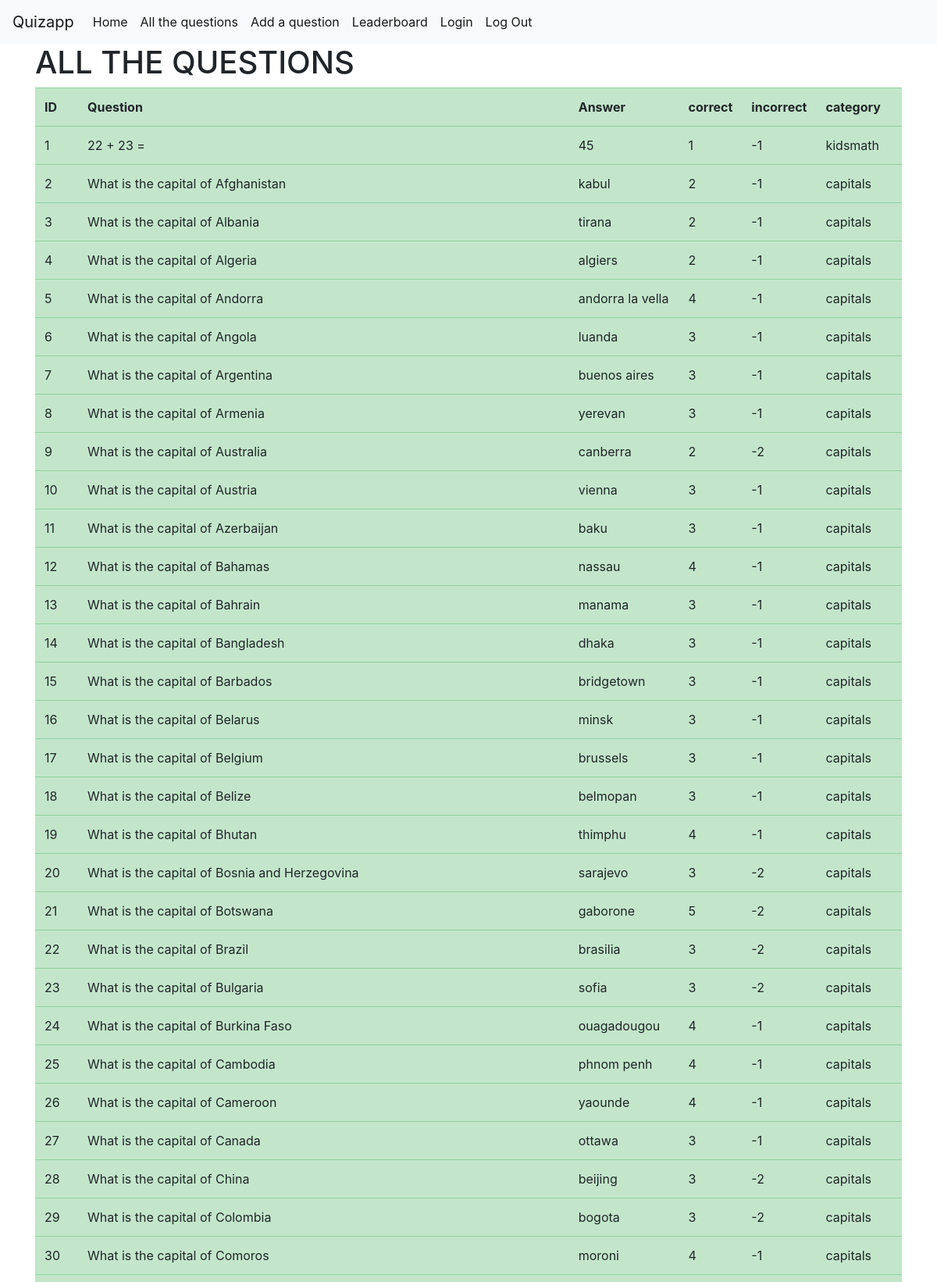
Screenshot of /all (upper part) with the database file from the repository.
### webapp/models.py (models this page shows)
class Question(db.Model):
    id = db.Column(db.Integer(), primary_key=True)
    details = db.Column(db.Text(), nullable = False)
    answer = db.Column(db.String(64), nullable=False)
    incorrect = db.Column(db.Integer())
    correct = db.Column(db.Integer())
    category = db.Column(db.String(64), nullable = False)

### webapp/routes.py (the view)
@app.route("/all")
def all():
    all_questions = models.Question.query.all() #order by id
    return flask.render_template('all.html', questions = all_questions)

### webapp/templates/all.html
{% extends "base.html" %}
{% block content %}
  <h1>All the questions </h1>
  <table style="width:100%" class="table table-success">
    <tr>
      <th>ID</th>
      <th>Question</th>
      <th>Answer</th>
      <th>correct</th>
      <th>incorrect</th>
      <th>category</th>
    </tr>
    {% for item in questions %}
    <tr>
      <td>{{ item.id }}</td>
      <td>{{ item.details }}</td>
      <td>{{ item.answer }}</td>
      <td>{{ item.correct }}</td>
      <td>{{ item.incorrect }}</td>
      <td> {{ item.category }}</td>
    </tr>
    {% endfor %}
  </table>
{% endblock %}

### webapp/static/css/statico.css (style rules this page uses)
h1 { text-transform: uppercase; }

### rows the page displays
Question: id "1", details "22 + 23 =", answer "45", correct "1", incorrect "-1", category "kidsmath"
Question: id "2", details "What is the capital of Afghanistan", answer "kabul", correct "2", incorrect "-1", category "capitals"
Question: id "3", details "What is the capital of Albania", answer "tirana", correct "2", incorrect "-1", category "capitals"
Question: id "4", details "What is the capital of Algeria", answer "algiers", correct "2", incorrect "-1", category "capitals"
Question: id "5", details "What is the capital of Andorra", answer "andorra la vella", correct "4", incorrect "-1", category "capitals"
Question: id "6", details "What is the capital of Angola", answer "luanda", correct "3", incorrect "-1", category "capitals"
Question: id "7", details "What is the capital of Argentina", answer "buenos aires", correct "3", incorrect "-1", category "capitals"
Question: id "8", details "What is the capital of Armenia", answer "yerevan", correct "3", incorrect "-1", category "capitals"
Question: id "9", details "What is the capital of Australia", answer "canberra", correct "2", incorrect "-2", category "capitals"
Question: id "10", details "What is the capital of Austria", answer "vienna", correct "3", incorrect "-1", category "capitals"
Question: id "11", details "What is the capital of Azerbaijan", answer "baku", correct "3", incorrect "-1", category "capitals"
Question: id "12", details "What is the capital of Bahamas", answer "nassau", correct "4", incorrect "-1", category "capitals"
Question: id "13", details "What is the capital of Bahrain", answer "manama", correct "3", incorrect "-1", category "capitals"
Question: id "14", details "What is the capital of Bangladesh", answer "dhaka", correct "3", incorrect "-1", category "capitals"
Question: id "15", details "What is the capital of Barbados", answer "bridgetown", correct "3", incorrect "-1", category "capitals"
Question: id "16", details "What is the capital of Belarus", answer "minsk", correct "3", incorrect "-1", category "capitals"
Question: id "17", details "What is the capital of Belgium", answer "brussels", correct "3", incorrect "-1", category "capitals"
Question: id "18", details "What is the capital of Belize", answer "belmopan", correct "3", incorrect "-1", category "capitals"
Question: id "19", details "What is the capital of Bhutan", answer "thimphu", correct "4", incorrect "-1", category "capitals"
Question: id "20", details "What is the capital of Bosnia and Herzegovina", answer "sarajevo", correct "3", incorrect "-2", category "capitals"
Question: id "21", details "What is the capital of Botswana", answer "gaborone", correct "5", incorrect "-2", category "capitals"
Question: id "22", details "What is the capital of Brazil", answer "brasilia", correct "3", incorrect "-2", category "capitals"
Question: id "23", details "What is the capital of Bulgaria", answer "sofia", correct "3", incorrect "-2", category "capitals"
Question: id "24", details "What is the capital of Burkina Faso", answer "ouagadougou", correct "4", incorrect "-1", category "capitals"
Question: id "25", details "What is the capital of Cambodia", answer "phnom penh", correct "4", incorrect "-1", category "capitals"
Question: id "26", details "What is the capital of Cameroon", answer "yaounde", correct "4", incorrect "-1", category "capitals"
Question: id "27", details "What is the capital of Canada", answer "ottawa", correct "3", incorrect "-1", category "capitals"
Question: id "28", details "What is the capital of China", answer "beijing", correct "3", incorrect "-2", category "capitals"
Question: id "29", details "What is the capital of Colombia", answer "bogota", correct "3", incorrect "-2", category "capitals"
Question: id "30", details "What is the capital of Comoros", answer "moroni", correct "4", incorrect "-1", category "capitals"
